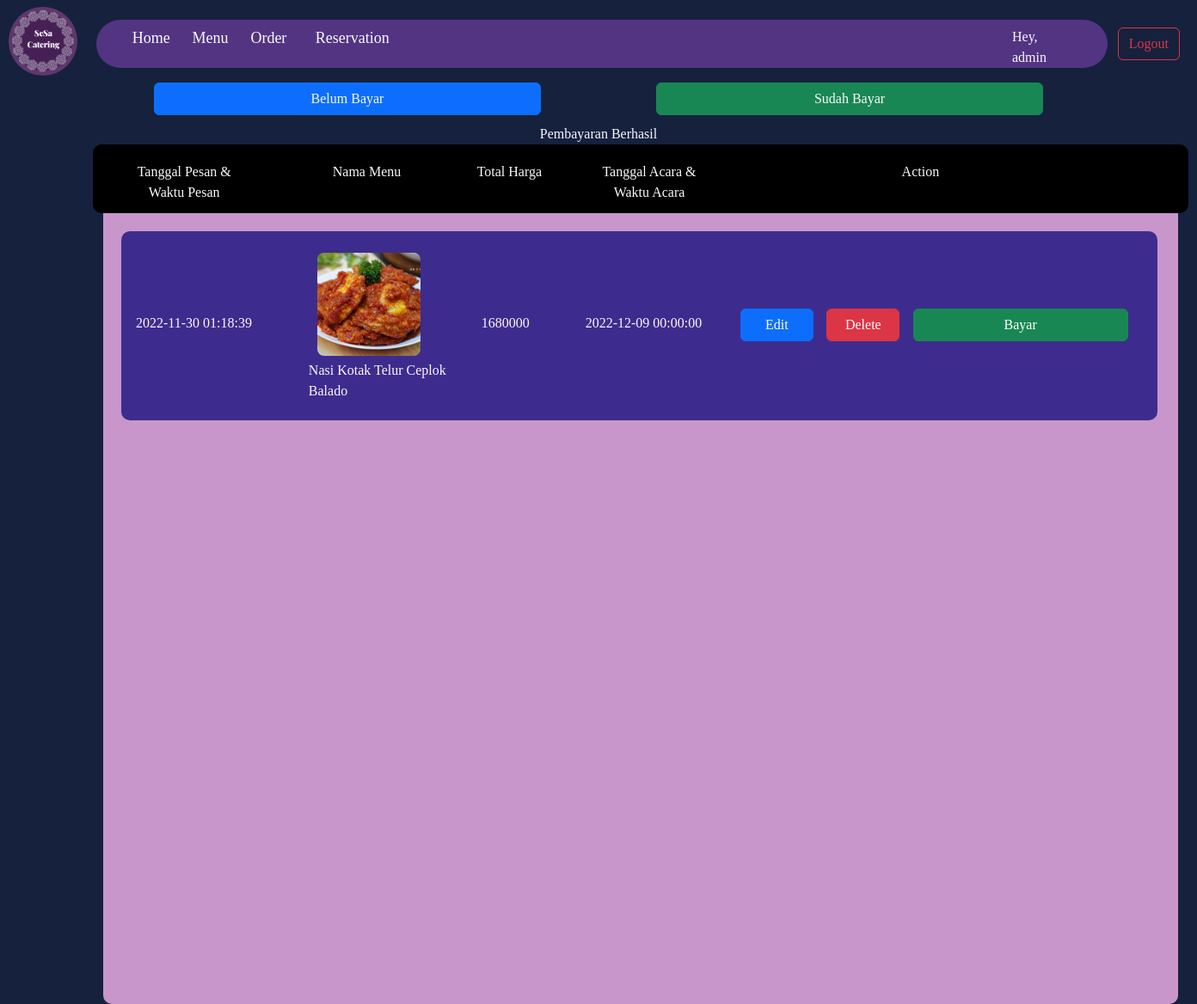
The app's page /Final-Project-S3/reservationPage.php?message=bayarBerhasil (signed in) with its own data.
### tables this page shows
CREATE TABLE `pesanan` (
  `id_pesanan` int(11) NOT NULL,
  `id_user` int(11) NOT NULL,
  `id_menu` int(11) NOT NULL,
  `id_lauk` int(11) NOT NULL,
  `id_sayur` int(11) NOT NULL,
  `id_minuman` int(11) NOT NULL,
  `porsi` int(11) NOT NULL,
  `id_status` int(11) NOT NULL,
  `tgl_acara` date NOT NULL,
  `waktu_acara` time NOT NULL,
  `tglwaktu_pesan` datetime NOT NULL DEFAULT current_timestamp()
);

CREATE TABLE `menu` (
  `nama_menu` varchar(50) NOT NULL,
  `id_menu` int(11) NOT NULL,
  `id_lauk` int(11) NOT NULL,
  `harga` int(11) NOT NULL,
  `desk_menu1` text NOT NULL,
  `desk_menu2` text NOT NULL
);

### Final-Project-S3/reservationPage.php (the view, shortened to what this page needs)
<!DOCTYPE html>
<html lang="en">
<head>
    <link rel="stylesheet" href="style.css?v=<?php echo time(); ?>">
    <link href="https://cdn.jsdelivr.net/npm/bootstrap@5.2.2/dist/css/bootstrap.min.css" rel="stylesheet">
</head>
<body style="background-color:  rgb(22, 33, 62); font-family: serif;">
    <nav class="navbar navbar-expand-lg">
        <a href="homePage.php"><img src="assets/SeSa Catering.png" alt="logo SeSa.png" style="height: 80px; width: 80px; border-radius: 50%; margin-left: 10px;"></a>
        <div class="container-fluid">
            <div class="collapse navbar-collapse" id="navbarNav">
                <ul class="navbar-nav" style="margin-left: 10px; margin-top: 5px; background-color: rgb(83, 52, 131); border-radius: 40px;">
                    <li class="nav-item">
                        <a class="nav-link active text-light" style=" margin-left: 25px; margin-right: 10px; font-size: large;" aria-current="page" href="homePage.php">
                            <iconify-icon icon="material-symbols:home" inline style="color: white; margin-left: 20%" width="20" height="20"></iconify-icon>Home
                        </a>
                    </li>
                    <li class="nav-item">
                        <a class="nav-link active text-light" style=" margin-right: 10px; font-size: large;" aria-current="page" href="menuPage.php">
                            <iconify-icon icon="ic:baseline-menu-book" inline style="color: white; margin-left: 20%" width="20" height="20"></iconify-icon>Menu
                        </a>
                    </li>
                    <li class="nav-item">
                        <a class="nav-link text-light" style="font-size: large;" href="orderPage.php">
                            <iconify-icon inline icon="tabler:cup" style="color: white; margin-left: 20%" width="20" height="20"></iconify-icon>Order
                        </a>
                    </li>
                    <li class="nav-item">
                        <a class="nav-link text-light" style=" margin-right: 740px; font-size: large;" href="reservationPage.php">
                            <iconify-icon inline icon="icon-park-outline:transaction-order" style="color: white; margin-left: 30%" width="20" height="20"></iconify-icon>Reservation
                        </a>
                    </li>
                    <li class="nav-item text-light" style="margin-right: 40px; margin-top: 8px; margin-left: 2px; ">
                        <?php
                        $username = $_SESSION['username'];
                        ?>
                        Hey, <?= $username ?>
                    </li>
                </ul>
            </div>
        </div>
        <a href="logoutProcess.php" style="margin-right: 20px; margin-top: 5px;">
            <button type="button" class="btn btn-outline-danger">Logout</button>
        </a>
    </nav>
    <div style="column-count: 2; margin-bottom: 10px;">
        <center>
            <div>
                <a href="reservationPage.php">
                    <button type="button" class="btn btn-primary text-light" style=" width: 450px; margin-left: 120px;">Belum Bayar</button>
                </a>
            </div>
            <div>
                <a href="lunasPage.php">
                    <button type="button" class="btn btn-success text-light" style=" width: 450px; margin-right: 120px;">Sudah Bayar</button>
                </a>
            </div>
        </center>
    </div>
    <div class="text-light">
        <center>
            <?php
            if (isset($_GET['message'])) {
                if ($_GET['message'] == "bayarBerhasil") {
                    echo "Pembayaran Berhasil";
                } elseif ($_GET['message'] == "bayarGagal") {
                    echo "Pembayaran Gagal";
                } elseif ($_GET['message'] == "editBerhasil") {
                    echo "Edit Data Berhasil";
                } elseif ($_GET['message'] == "editGagal") {
                    echo "Edit Data Gagal";
                } elseif ($_GET['message'] == "hapusBerhasil") {
                    echo "Hapus Data Berhasil";
                } elseif ($_GET['message'] == "hapusGagal") {
                    echo "Hapus Data Gagal";
                }
            }
            ?>
        </center>
    </div>
    <div style="background-color: rgb(201, 150, 204); width: 1250px; height: 1000px; margin-left: 120px; border-radius: 10px; ">
        <div class="row" style="background-color: black; border-radius: 10px; height: 80px; margin-bottom: 5px;">
            <div class="text-light col-2" style="margin-top: 20px;">
                <center>
                    <div>Tanggal Pesan &</div>
                    <div>Waktu Pesan</div>
                </center>
            </div>
            <div class="text-light col-2" style="margin-top: 20px;">
                <center>
                    Nama Menu
                </center>
            </div>
            <div class="text-light col-1" style="margin-top: 20px; margin-left: 10px">
                Total Harga
            </div>
            <div class="text-light text-center col-2" style="margin-top: 20px; ">
                <div>Tanggal Acara &</div>
                <div>Waktu Acara</div>
            </div>
            <div class="text-light text-center col-3" style="margin-top: 20px; margin-left: 50px;">
                Action
            </div>
        </div>
        <div style="width: 1220px; height: 450px; padding: 6px;">
            <?php
            include('connect.php');
            $username   = $_SESSION['username'];
            $sql_id     = "SELECT * from user where username = '$username'";
            $query_id   = mysqli_query($koneksi, $sql_id);
            $data_id    = mysqli_fetch_array($query_id);
            $id         = $data_id['id_user'];
            $sql        = "SELECT * FROM pesanan INNER JOIN menu ON pesanan.id_menu = menu.id_menu WHERE id_user = $id AND id_status = 1";
            $query      = mysqli_query($koneksi, $sql);
            while ($data = mysqli_fetch_array($query)) {
            ?>
                    <?php
                    $porsi = $data['porsi'];
                    $harga = $data['harga'];
                    $total_harga = $porsi * $harga;
                    ?>
                <div class="row" style="background-color:  rgb(61, 44, 141); border-radius: 10px; height: 220px; margin-left: 15px; margin-top: 10px; margin-bottom: 5px;">
                    <div class="text-light col-2" style="margin-top: 95px; margin-left: 5px">
                        <?= $data['tglwaktu_pesan']; ?>
                    </div>
                    <div class="text-light col-2" style="margin-top: 20px;">
                        <div style="width: 50px; height: 50px;">
                            <img src="assets/<?= $data['id_menu']; ?>.jpg" alt="assets/<?= $data['id_menu']; ?>.jpeg" class="reservationImage">
                        </div>
                        <div style="margin-top: 80px; "><?= $data['nama_menu']; ?></div>
                    </div>
                    <div class=" text-light col-1" style="margin-top: 95px;">
                        <?= $total_harga ?>
                    </div>
                    <div class=" text-light text-center col-2" style="margin-top: 95px;">
                        <?= $data['tgl_acara'] ?> <?= $data['waktu_acara'] ?>
                    </div>
                    <div class="col-1">
                        <div>
                            <a href="editPesanan.php?id_pesanan=<?= $data['id_pesanan'] ?>">
                                <button type="button" class="btn btn-primary" style="width: 85px; margin-top: 90px;">Edit</button>
                            </a>
                        </div>
                    </div>
                    <div class="col-1">
                        <div>
                            <a href="deletePesanan.php?id_pesanan=<?= $data['id_pesanan'] ?>">
                                <button type="button" class="btn btn-danger" style="width: 85px; margin-top: 90px;">Delete</button>
                            </a>
                        </div>
                    </div>
                    <div class="col-1">
                        <div>
                            <a href="lunasProcess.php?id_pesanan=<?= $data['id_pesanan'] ?>">
                                <button type="button" class="btn btn-success" style="width: 250px; margin-top: 90px;">Bayar</button>
                            </a>
                        </div>
                    </div>
                </div>
            <?php } ?>
        </div>
    </div>
</body>
</html>

### Final-Project-S3/style.css (style rules this page uses)
.reservationImage { height: 120px; width: 120px; border-radius: 8px; margin-top: 5px; margin-left: 10px; }

### records on screen
pesanan: tglwaktu_pesan "2022-11-30 01:18:39", id_menu.nama_menu "Nasi Kotak Telur Ceplok Balado", porsi.harga "1680000", tgl_acara "2022-12-09", waktu_acara "00:00:00"

### other values on screen
$username "admin"
